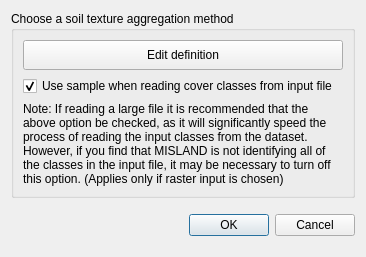
<?xml version="1.0" encoding="UTF-8"?>
<ui version="4.0">
 <class>DlgDataIOImportSQI</class>
 <widget class="QDialog" name="DlgDataIOImportSQI">
  <property name="windowModality">
   <enum>Qt::ApplicationModal</enum>
  </property>
  <property name="geometry">
   <rect>
    <x>0</x>
    <y>0</y>
    <width>366</width>
    <height>257</height>
   </rect>
  </property>
  <property name="sizePolicy">
   <sizepolicy hsizetype="Preferred" vsizetype="Preferred">
    <horstretch>0</horstretch>
    <verstretch>0</verstretch>
   </sizepolicy>
  </property>
  <property name="windowTitle">
   <string>Load a Custom Soil Quality Dataset</string>
  </property>
  <property name="modal">
   <bool>true</bool>
  </property>
  <layout class="QVBoxLayout" name="verticalLayout">
   <item>
    <widget class="QGroupBox" name="groupBox_lc_agg">
     <property name="enabled">
      <bool>true</bool>
     </property>
     <property name="sizePolicy">
      <sizepolicy hsizetype="Preferred" vsizetype="Minimum">
       <horstretch>0</horstretch>
       <verstretch>0</verstretch>
      </sizepolicy>
     </property>
     <property name="title">
      <string>Choose a soil texture aggregation method</string>
     </property>
     <layout class="QVBoxLayout" name="verticalLayout_2">
      <item>
       <widget class="QPushButton" name="btn_agg_edit_def">
        <property name="enabled">
         <bool>true</bool>
        </property>
        <property name="sizePolicy">
         <sizepolicy hsizetype="Expanding" vsizetype="Minimum">
          <horstretch>0</horstretch>
          <verstretch>0</verstretch>
         </sizepolicy>
        </property>
        <property name="minimumSize">
         <size>
          <width>0</width>
          <height>30</height>
         </size>
        </property>
        <property name="maximumSize">
         <size>
          <width>16777215</width>
          <height>16777215</height>
         </size>
        </property>
        <property name="text">
         <string>Edit definition</string>
        </property>
       </widget>
      </item>
      <item>
       <widget class="QCheckBox" name="checkBox_use_sample">
        <property name="enabled">
         <bool>true</bool>
        </property>
        <property name="sizePolicy">
         <sizepolicy hsizetype="Minimum" vsizetype="Minimum">
          <horstretch>0</horstretch>
          <verstretch>0</verstretch>
         </sizepolicy>
        </property>
        <property name="text">
         <string>Use sample when reading cover classes from input file</string>
        </property>
        <property name="checked">
         <bool>true</bool>
        </property>
       </widget>
      </item>
      <item>
       <widget class="QLabel" name="checkBox_use_sample_description">
        <property name="enabled">
         <bool>true</bool>
        </property>
        <property name="sizePolicy">
         <sizepolicy hsizetype="Preferred" vsizetype="Minimum">
          <horstretch>0</horstretch>
          <verstretch>0</verstretch>
         </sizepolicy>
        </property>
        <property name="minimumSize">
         <size>
          <width>0</width>
          <height>0</height>
         </size>
        </property>
        <property name="baseSize">
         <size>
          <width>0</width>
          <height>0</height>
         </size>
        </property>
        <property name="text">
         <string>Note: If reading a large file it is recommended that the above option be checked, as it will significantly speed the process of reading the input classes from the dataset. However, if you find that MISLAND is not identifying all of the classes in the input file, it may be necessary to turn off this option. (Applies only if raster input is chosen)</string>
        </property>
        <property name="wordWrap">
         <bool>true</bool>
        </property>
       </widget>
      </item>
     </layout>
    </widget>
   </item>
   <item>
    <widget class="QDialogButtonBox" name="btnBox">
     <property name="sizePolicy">
      <sizepolicy hsizetype="Expanding" vsizetype="Minimum">
       <horstretch>0</horstretch>
       <verstretch>0</verstretch>
      </sizepolicy>
     </property>
     <property name="orientation">
      <enum>Qt::Horizontal</enum>
     </property>
     <property name="standardButtons">
      <set>QDialogButtonBox::Cancel|QDialogButtonBox::Ok</set>
     </property>
    </widget>
   </item>
  </layout>
 </widget>
 <resources/>
 <connections>
  <connection>
   <sender>btnBox</sender>
   <signal>accepted()</signal>
   <receiver>DlgDataIOImportSQI</receiver>
   <slot>accept()</slot>
   <hints>
    <hint type="sourcelabel">
     <x>248</x>
     <y>254</y>
    </hint>
    <hint type="destinationlabel">
     <x>157</x>
     <y>274</y>
    </hint>
   </hints>
  </connection>
  <connection>
   <sender>btnBox</sender>
   <signal>rejected()</signal>
   <receiver>DlgDataIOImportSQI</receiver>
   <slot>reject()</slot>
   <hints>
    <hint type="sourcelabel">
     <x>316</x>
     <y>260</y>
    </hint>
    <hint type="destinationlabel">
     <x>286</x>
     <y>274</y>
    </hint>
   </hints>
  </connection>
 </connections>
</ui>
